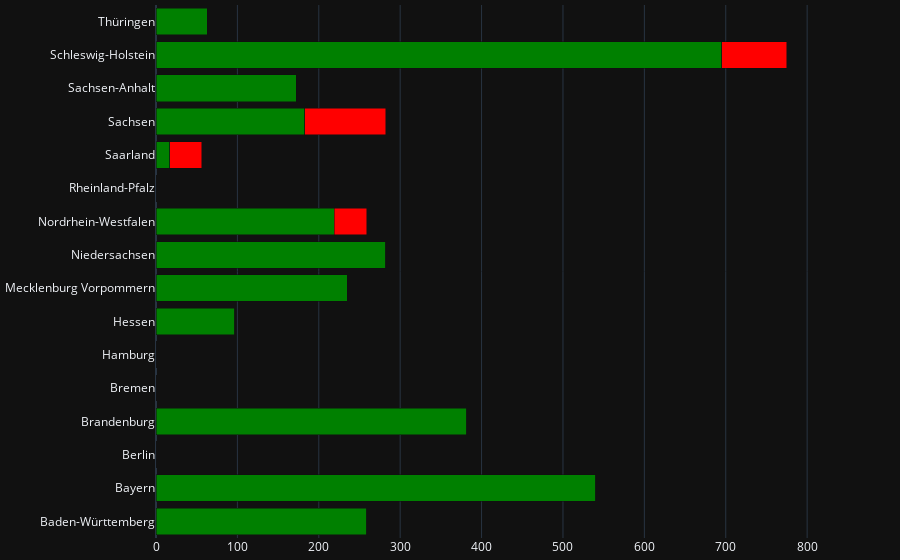

The code cell stored with this chart in its notebook:
### Markdown cell above
## Existing data files

### Code cell
fig = go.Figure()

for NUTS in util._NUTS_LVL2_NAMES.keys():
    # filter 
    exist = [b for b, label in zip(file_exists, file_nuts) if label==NUTS]
    name = util._NUTS_LVL2_NAMES[NUTS]

    # add traces
    fig.add_trace(go.Bar(x=[sum(exist)], y=[name], orientation='h', marker=dict(color='green'), name='existing files', showlegend=False))
    fig.add_trace(go.Bar(x=[len(exist) - sum(exist)], y=[name], orientation='h', marker=dict(color='red'), name="missing files", showlegend=False))

fig.update_layout(barmode="stack", template='plotly_dark', margin=dict(t=5, b=15))
fig

### Figure 1 — Plotly figure (JSON) as saved in the notebook; plotly's stock layout.template omitted (floating-point values rounded to 4 significant figures)
{"data": [{"marker": {"color": "green"}, "name": "existing files", "orientation": "h", "showlegend": false, "type": "bar", "x": [259], "y": ["Baden-Württemberg"]}, {"marker": {"color": "red"}, "name": "missing files", "orientation": "h", "showlegend": false, "type": "bar", "x": [0], "y": ["Baden-Württemberg"]}, {"marker": {"color": "green"}, "name": "existing files", "orientation": "h", "showlegend": false, "type": "bar", "x": [540], "y": ["Bayern"]}, {"marker": {"color": "red"}, "name": "missing files", "orientation": "h", "showlegend": false, "type": "bar", "x": [0], "y": ["Bayern"]}, {"marker": {"color": "green"}, "name": "existing files", "orientation": "h", "showlegend": false, "type": "bar", "x": [0], "y": ["Berlin"]}, {"marker": {"color": "red"}, "name": "missing files", "orientation": "h", "showlegend": false, "type": "bar", "x": [0], "y": ["Berlin"]}, {"marker": {"color": "green"}, "name": "existing files", "orientation": "h", "showlegend": false, "type": "bar", "x": [382], "y": ["Brandenburg"]}, {"marker": {"color": "red"}, "name": "missing files", "orientation": "h", "showlegend": false, "type": "bar", "x": [0], "y": ["Brandenburg"]}, {"marker": {"color": "green"}, "name": "existing files", "orientation": "h", "showlegend": false, "type": "bar", "x": [0], "y": ["Bremen"]}, {"marker": {"color": "red"}, "name": "missing files", "orientation": "h", "showlegend": false, "type": "bar", "x": [0], "y": ["Bremen"]}, {"marker": {"color": "green"}, "name": "existing files", "orientation": "h", "showlegend": false, "type": "bar", "x": [0], "y": ["Hamburg"]}, {"marker": {"color": "red"}, "name": "missing files", "orientation": "h", "showlegend": false, "type": "bar", "x": [0], "y": ["Hamburg"]}, {"marker": {"color": "green"}, "name": "existing files", "orientation": "h", "showlegend": false, "type": "bar", "x": [97], "y": ["Hessen"]}, {"marker": {"color": "red"}, "name": "missing files", "orientation": "h", "showlegend": false, "type": "bar", "x": [0], "y": ["Hessen"]}, {"marker": {"color": "green"}, "name": "existing files", "orientation": "h", "showlegend": false, "type": "bar", "x": [235], "y": ["Mecklenburg Vorpommern"]}, {"marker": {"color": "red"}, "name": "missing files", "orientation": "h", "showlegend": false, "type": "bar", "x": [0], "y": ["Mecklenburg Vorpommern"]}, {"marker": {"color": "green"}, "name": "existing files", "orientation": "h", "showlegend": false, "type": "bar", "x": [282], "y": ["Niedersachsen"]}, {"marker": {"color": "red"}, "name": "missing files", "orientation": "h", "showlegend": false, "type": "bar", "x": [0], "y": ["Niedersachsen"]}, {"marker": {"color": "green"}, "name": "existing files", "orientation": "h", "showlegend": false, "type": "bar", "x": [219], "y": ["Nordrhein-Westfalen"]}, {"marker": {"color": "red"}, "name": "missing files", "orientation": "h", "showlegend": false, "type": "bar", "x": [40], "y": ["Nordrhein-Westfalen"]}, {"marker": {"color": "green"}, "name": "existing files", "orientation": "h", "showlegend": false, "type": "bar", "x": [0], "y": ["Rheinland-Pfalz"]}, {"marker": {"color": "red"}, "name": "missing files", "orientation": "h", "showlegend": false, "type": "bar", "x": [0], "y": ["Rheinland-Pfalz"]}, {"marker": {"color": "green"}, "name": "existing files", "orientation": "h", "showlegend": false, "type": "bar", "x": [17], "y": ["Saarland"]}, {"marker": {"color": "red"}, "name": "missing files", "orientation": "h", "showlegend": false, "type": "bar", "x": [39], "y": ["Saarland"]}, {"marker": {"color": "green"}, "name": "existing files", "orientation": "h", "showlegend": false, "type": "bar", "x": [183], "y": ["Sachsen"]}, {"marker": {"color": "red"}, "name": "missing files", "orientation": "h", "showlegend": false, "type": "bar", "x": [99], "y": ["Sachsen"]}, {"marker": {"color": "green"}, "name": "existing files", "orientation": "h", "showlegend": false, "type": "bar", "x": [172], "y": ["Sachsen-Anhalt"]}, {"marker": {"color": "red"}, "name": "missing files", "orientation": "h", "showlegend": false, "type": "bar", "x": [0], "y": ["Sachsen-Anhalt"]}, {"marker": {"color": "green"}, "name": "existing files", "orientation": "h", "showlegend": false, "type": "bar", "x": [695], "y": ["Schleswig-Holstein"]}, {"marker": {"color": "red"}, "name": "missing files", "orientation": "h", "showlegend": false, "type": "bar", "x": [80], "y": ["Schleswig-Holstein"]}, {"marker": {"color": "green"}, "name": "existing files", "orientation": "h", "showlegend": false, "type": "bar", "x": [63], "y": ["Thüringen"]}, {"marker": {"color": "red"}, "name": "missing files", "orientation": "h", "showlegend": false, "type": "bar", "x": [0], "y": ["Thüringen"]}], "layout": {"barmode": "stack", "margin": {"b": 15, "t": 5}}}
